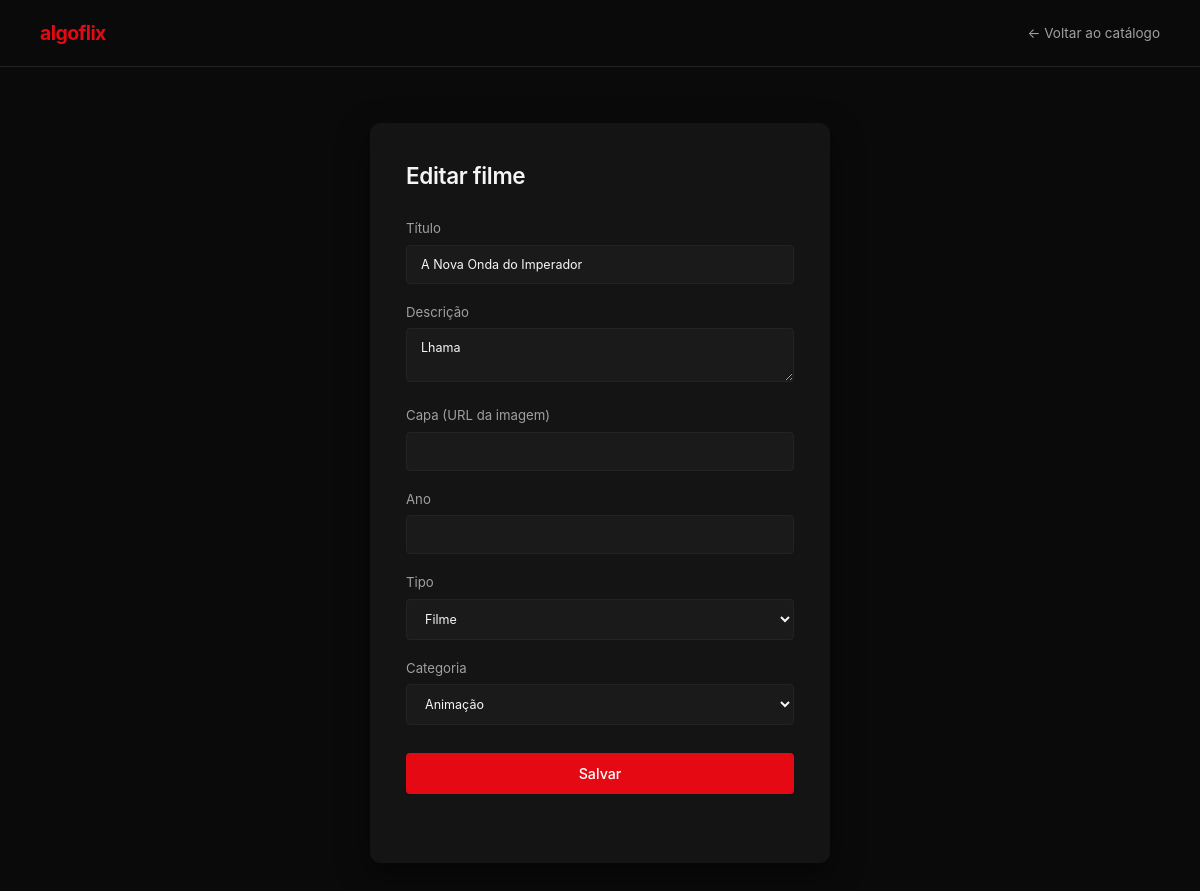
Screenshot of /controllers/FilmeController.php?action=editar&id=10 (signed in) with the database file from the repository.
### tables this page shows
CREATE TABLE filmes (
    id INT AUTO_INCREMENT PRIMARY KEY,
    titulo VARCHAR(255) NOT NULL,
    descricao TEXT,
    capa VARCHAR(255),
    ano YEAR,
    duracao INT COMMENT 'em minutos',
    tipo ENUM('filme','serie') NOT NULL DEFAULT 'filme',
    categoria_id INT,
    FOREIGN KEY (categoria_id) REFERENCES categorias(id) ON DELETE SET NULL
);

CREATE TABLE categorias (
    id INT AUTO_INCREMENT PRIMARY KEY,
    nome VARCHAR(80) NOT NULL UNIQUE
);

### config/Database.php (called while the page is built)
<?php
class Database
{
    private static $instance = null;
    public static function getConnection()
    {
        if (self::$instance === null)
        {
            self::$instance = new PDO(
                "mysql:host=localhost:3307;dbname=netflix_db;charset=utf8",
                "root",
                ""
            );
            self::$instance->setAttribute(
                PDO::ATTR_ERRMODE,
                PDO::ERRMODE_EXCEPTION
            );
        }
        return self::$instance;
    }
}

### models/Filme.php (called while the page is built, shortened)
<?php
require_once __DIR__ . '/../config/Database.php';
class Filme
{
    private $pdo;
    public function __construct()
    {
        $this->pdo = Database::getConnection();
    }
    public function buscarPorId($id)
    {
        $sql = "SELECT f.*, c.nome AS categoria_nome
                FROM filmes f
                LEFT JOIN categorias c ON c.id = f.categoria_id
                WHERE f.id = :id";
        $stmt = $this->pdo->prepare($sql);
        $stmt->execute([':id' => $id]);
        return $stmt->fetch(PDO::FETCH_ASSOC);
    }
}

### models/Categoria.php (called while the page is built, shortened)
<?php
require_once __DIR__ . '/../config/Database.php';
class Categoria
{
    private $pdo;
    public function __construct()
    {
        $this->pdo = Database::getConnection();
    }
    public function listarTodas()
    {
        $sql = "SELECT * FROM categorias ORDER BY nome ASC";
        return $this->pdo->query($sql)->fetchAll(PDO::FETCH_ASSOC);
    }
}

### views/filmes/form.php (the view, shortened to what this page needs)
<?php
$editando = !empty($filme);
?>
<!DOCTYPE html>
<html lang="pt-br">
<head>
    <link rel="stylesheet" href="<?= BASE_URL ?>/assets/css/style.css">
</head>
<body>
<header class="topo-simples">
    <a href="<?= BASE_URL ?>/index.php" class="marca">algoflix</a>
    <a href="<?= BASE_URL ?>/controllers/FilmeController.php?action=index" class="link-voltar">← Voltar ao catálogo</a>
</header>
<main class="form-container">
    <h1><?= $editando ? 'Editar filme' : 'Novo filme' ?></h1>
    <form method="POST" action="<?= BASE_URL ?>/controllers/FilmeController.php">
        <label>Título
            <input type="text" name="titulo" required
                   value="<?= htmlspecialchars($filme['titulo'] ?? '') ?>">
        </label>
        <label>Descrição
            <textarea name="descricao"><?= htmlspecialchars($filme['descricao'] ?? '') ?></textarea>
        </label>
        <label>Capa (URL da imagem)
            <input type="text" name="capa"
                   value="<?= htmlspecialchars($filme['capa'] ?? '') ?>">
        </label>
        <label>Ano
            <input type="number" name="ano"
                   value="<?= htmlspecialchars($filme['ano'] ?? '') ?>">
        </label>
        <label>Tipo
            <select name="tipo">
                <option value="filme">Filme</option>
            </select>
        </label>
        <label>Categoria
            <select name="categoria_id">
                <?php foreach ($categorias as $cat): ?>
                    <option value="<?= $cat['id'] ?>"
                        <?= (($filme['categoria_id'] ?? '') == $cat['id']) ? 'selected' : '' ?>>
                        <?= htmlspecialchars($cat['nome']) ?>
                    </option>
                <?php endforeach; ?>
            </select>
        </label>
        <button type="submit">Salvar</button>
    </form>
</main>
</body>
</html>

### assets/css/style.css (style rules this page uses)
:root { --bg: #0a0a0a; --surface: #141414; --surface-2: #1a1a1a; --border: #232323; --text: #f5f5f5; --text-dim: #a0a0a0; --text-mute: #6e6e6e; --brand: #e50914; --brand-hover: #f6121d; --success: #46d369; }
* { box-sizing: border-box; }
html, body { margin: 0; padding: 0; }
body { background: var(--bg); color: var(--text); font-family: -apple-system, BlinkMacSystemFont, "Segoe UI", Roboto, "Helvetica Neue", Arial, sans-serif; font-size: 15px; line-height: 1.55; min-height: 100vh; -webkit-font-smoothing: antialiased; }
h1, h2, h3, h4 { font-weight: 600; letter-spacing: -0.015em; margin: 0 0 12px; }
h1 { color: var(--text); font-size: 1.6em; }
a { color: var(--text); text-decoration: none; transition: color .15s ease; }
main { min-height: calc(100vh - 60px); }
button { background: var(--brand); color: #fff; border: none; padding: 9px 18px; border-radius: 4px; cursor: pointer; font-size: 0.92em; font-weight: 500; font-family: inherit; transition: background .15s ease, transform .1s ease; }
.topo-simples { display: flex; align-items: center; justify-content: space-between; padding: 18px 40px; border-bottom: 1px solid var(--border); }
.topo-simples .marca { color: var(--brand); font-size: 1.3em; font-weight: 700; letter-spacing: -0.03em; text-transform: lowercase; }
.topo-simples .link-voltar { color: var(--text-dim); font-size: 0.9em; }
.form-container { max-width: 460px; margin: 56px auto; padding: 36px; background: var(--surface); border-radius: 10px; box-shadow: 0 10px 30px rgba(0, 0, 0, 0.5); }
.form-container h1, .form-container h2 { color: var(--text); margin-top: 0; margin-bottom: 24px; font-size: 1.5em; }
.form-container label { display: block; margin-bottom: 18px; color: var(--text-dim); font-size: 0.88em; }
.form-container input, .form-container select, .form-container textarea { width: 100%; padding: 11px 14px; margin-top: 6px; background: var(--surface-2); color: var(--text); border: 1px solid var(--border); border-radius: 4px; font-size: 0.95em; font-family: inherit; transition: border-color .15s ease; }
.form-container button { width: 100%; padding: 12px; margin-top: 10px; font-size: 0.95em; }

### rows the page displays
filmes: titulo "A Nova Onda do Imperador", descricao "Lhama", categoria_id "Animação"
